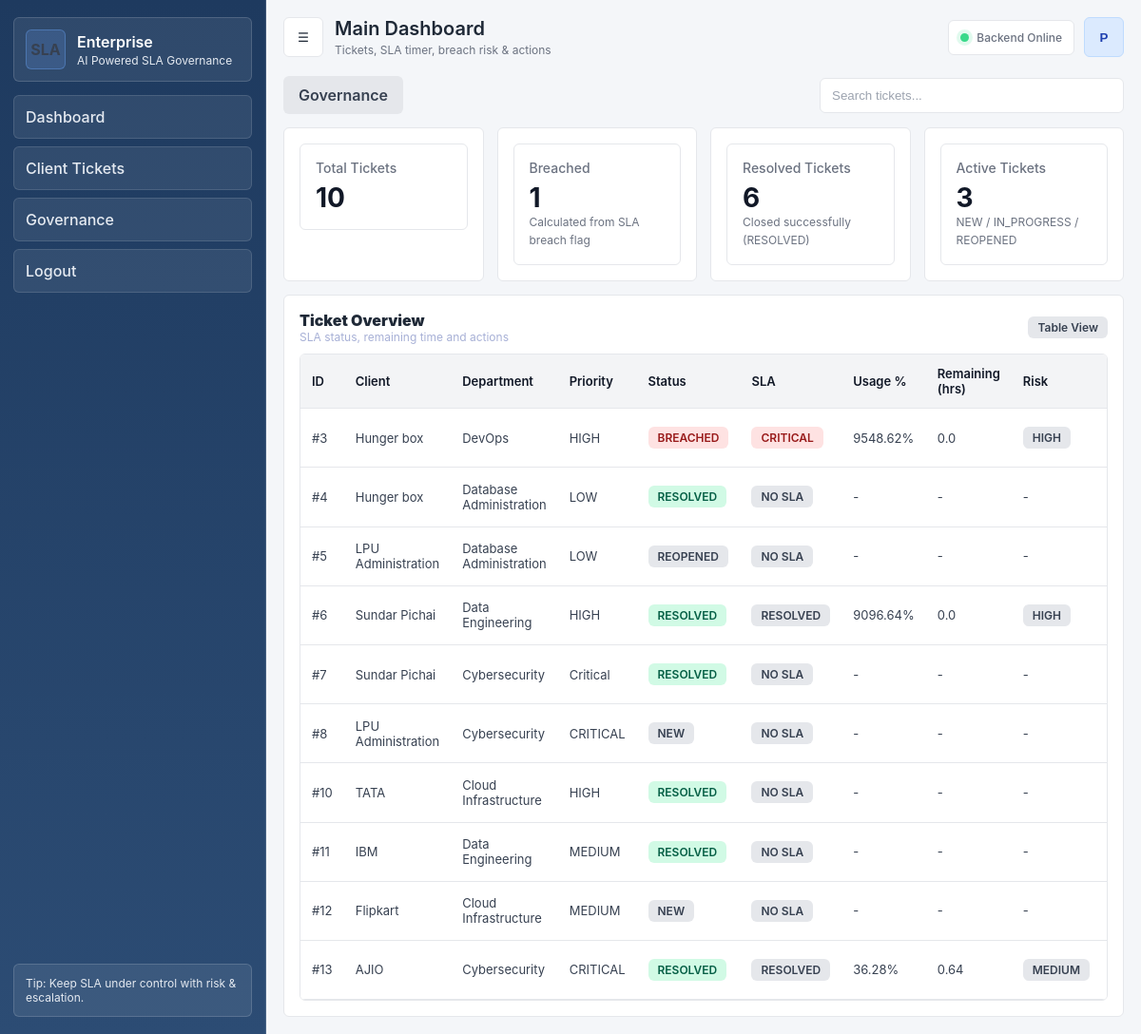
The app's page / (signed in) with its own data.
### core/models.py (models this page shows, shortened)
class Ticket(models.Model):
    STATUS_CHOICES = [
        ('NEW', 'New'),
        ('IN_PROGRESS', 'In Progress'),
        ('RESOLVED', 'Resolved'),
        ('REOPENED', 'Reopened'),
        ('BREACHED', 'Breached'),
    ]
    PRIORITY_CHOICES = [
        ('CRITICAL', 'Critical'),
        ('HIGH', 'High'),
        ('MEDIUM', 'Medium'),
        ('LOW', 'Low'),
    ]
    CATEGORY_CHOICES = [
        ('NETWORK', 'Network Operations'),
        ('CLOUD', 'Cloud Infrastructure'),
        ('SERVER', 'Server Administration'),
        ('DATABASE', 'Database Administration'),
        ('DEVOPS', 'DevOps'),
        ('CYBER', 'Cybersecurity'),
        ('RISK', 'Risk & Compliance'),
        ('APP', 'Application Support'),
        ('AI', 'AI/ML Operations'),
        ('DATA', 'Data Engineering'),
        ('SRE', 'SRE'),
        ('INCIDENT', 'Incident Response'),
    ]
    is_deleted = models.BooleanField(default=False)
    deleted_at = models.DateTimeField(null=True, blank=True)
    client = models.ForeignKey(Client, on_delete=models.CASCADE)
    assigned_to = models.ForeignKey(User, on_delete=models.SET_NULL, null=True, blank=True)
    department = models.ForeignKey(Department, null=True, blank=True, on_delete=models.SET_NULL)
    priority = models.CharField(max_length=20, choices=PRIORITY_CHOICES)
    category = models.CharField(max_length=50, choices=CATEGORY_CHOICES)
    description = models.TextField()
    status = models.CharField(max_length=20, choices=STATUS_CHOICES, default='NEW')
    created_at = models.DateTimeField(auto_now_add=True)
    resolved_at = models.DateTimeField(null=True, blank=True)
    current_escalation_level = models.IntegerField(default=0)
    escalation_count = models.IntegerField(default=0)
    breached = models.BooleanField(default=False)
    breach_time = models.DateTimeField(null=True, blank=True)
    risk_score = models.FloatField(null=True, blank=True)
    risk_level = models.CharField(max_length=20, null=True, blank=True)
    sla_deadline = models.DateTimeField(null=True, blank=True)
    sla_paused = models.BooleanField(default=False)
    pause_started_at = models.DateTimeField(null=True, blank=True)
    total_pause_duration = models.FloatField(default=0)
    objects = ActiveTicketManager()
    all_objects = models.Manager()
    def save(self, *args, **kwargs):
        if self.status == "RESOLVED" and not self.resolved_at:
            self.resolved_at = timezone.now()
        super().save(*args, **kwargs)

class Client(models.Model):
    user = models.OneToOneField(User, on_delete=models.CASCADE, null=True, blank=True)
    name = models.CharField(max_length=100)
    email = models.EmailField(unique=True)

class Department(models.Model):
    name = models.CharField(max_length=100, unique=True)

### core/views.py (the view)
# urls.py: path('', dashboard, name='dashboard'),
@login_required
def dashboard(request):
    user = request.user
    if is_engineer(user):
        base_qs = Ticket.objects.filter(assigned_to=user)
    elif is_client(user):
        base_qs = Ticket.objects.filter(client=user.client)
    else:
        base_qs = Ticket.objects.all()
    total_tickets = base_qs.count()
    breached_count = base_qs.filter(breached=True).count()
    resolved_count = base_qs.filter(status="RESOLVED").count()
    active_count = base_qs.filter(status__in=["NEW", "IN_PROGRESS", "REOPENED"]).count()
    dashboard_data = []
    for ticket in base_qs:
        metrics = calculate_time_metrics(ticket)
        sla_status = calculate_sla_status(ticket)
        dashboard_data.append({
            "ticket": ticket,
            "sla_status": sla_status,
            "remaining_hours": metrics["remaining_hours"] if metrics else None,
            "usage_percent": metrics["usage_percent"] if metrics else None,
        })
    notifications = Notification.objects.filter(
        user=user,
        is_read=False
    ).order_by("-created_at")
    return render(request, "dashboard.html", {
        "tickets": dashboard_data,
        "notifications": notifications,
        "is_engineer": is_engineer(user),
        "is_client": is_client(user),
        "total_tickets": total_tickets,
        "breached_count": breached_count,
        "resolved_count": resolved_count,
        "active_count": active_count,
    })

### core/models.py (called while the page is built)
    def get_queryset(self):
        return super().get_queryset().filter(is_deleted=False)

### core/risk_engine.py (called while the page is built)
def calculate_risk(ticket, usage_percent):
    priority_weight = PRIORITY_WEIGHTS.get(ticket.priority, 1)
    risk_score = (
        (usage_percent * 0.6)
        + (priority_weight * 10)
        + (ticket.escalation_count * 5)
    )
    risk_score = min(risk_score, 100)
    if risk_score <= 40:
        risk_level = "LOW"
    elif risk_score <= 70:
        risk_level = "MEDIUM"
    else:
        risk_level = "HIGH"
    ticket.risk_score = round(risk_score, 2)
    ticket.risk_level = risk_level
    ticket.save()
    return risk_score, risk_level

### core/views.py (called while the page is built)
def is_engineer(user):
    return user.groups.filter(name='ENGINEERS').exists()

def is_client(user):
    return hasattr(user, 'client')

### core/templates/dashboard.html (shortened to what this page needs)
{% extends "base.html" %}
{% block page_title %}Main Dashboard{% endblock %}
{% block page_subtitle %}Tickets, SLA timer, breach risk & actions{% endblock %}
{% block content %}
<div class="home-page">
<div class="flex-between">
  <div class="flex">
    <a class="btn secondary" href="{% url 'governance_dashboard' %}"> Governance</a>
  </div>
  <input class="input" style="max-width:320px;" placeholder="Search tickets..." data-table-search="#dashTable">
</div>
<div style="height:14px;"></div>
<div class="grid">
  <div class="card col-3">
    <div class="kpi">
      <div class="label">Total Tickets</div>
      <div class="value">{{ total_tickets }}</div>
    </div>
  </div>
  <div class="card col-3">
    <div class="kpi">
      <div class="label">Breached</div>
      <div class="value">{{ breached_count }}</div>
      <div class="small">Calculated from SLA breach flag</div>
    </div>
  </div>
  <div class="card col-3">
    <div class="kpi">
      <div class="label">Resolved Tickets</div>
      <div class="value">{{ resolved_count }}</div>
      <div class="small">Closed successfully (RESOLVED)</div>
    </div>
  </div>
  <div class="card col-3">
    <div class="kpi">
      <div class="label">Active Tickets</div>
      <div class="value">{{ active_count }}</div>
      <div class="small">NEW / IN_PROGRESS / REOPENED</div>
    </div>
  </div>
</div>
<div style="height:14px;"></div>
<div class="card">
  <div class="flex-between">
    <div>
      <div style="font-weight:900;"> Ticket Overview</div>
      <div style="color:var(--muted); font-size:12px;">SLA status, remaining time and actions</div>
    </div>
    <span class="badge neutral">Table View</span>
  </div>
  <div style="height:10px;"></div>
  <div class="table-wrap">
    <table class="table" id="dashTable">
      <thead>
        <tr>
          <th>ID</th>
          <th>Client</th>
          <th>Department</th>
          <th>Priority</th>
          <th>Status</th>
          <th>SLA</th>
          <th>Usage %</th>
          <th>Remaining (hrs)</th>
          <th>Risk</th>
          <th>Actions</th>
        </tr>
      </thead>
      <tbody>
        {% for row in tickets %}
        <tr>
          <td>#{{ row.ticket.id }}</td>
          <td>{{ row.ticket.client.name }}</td>
          <td>{% if row.ticket.department %}{{ row.ticket.department.name }}{% else %}-{% endif %}</td>
          <td>{{ row.ticket.priority }}</td>
          <td>
            {% if row.ticket.status == "RESOLVED" %}
              <span class="badge ok">RESOLVED</span>
            {% elif row.ticket.status == "BREACHED" %}
              <span class="badge bad">BREACHED</span>
            {% elif row.ticket.status == "IN_PROGRESS" %}
              <span class="badge warn">IN_PROGRESS</span>
            {% else %}
              <span class="badge neutral">{{ row.ticket.status }}</span>
            {% endif %}
          </td>
          <td>
            {% if row.sla_status == "ON_TRACK" %}
              <span class="badge ok">ON_TRACK</span>
            {% elif row.sla_status == "WARNING" %}
              <span class="badge warn">WARNING</span>
            {% elif row.sla_status == "CRITICAL_RISK" %}
              <span class="badge bad">CRITICAL</span>
            {% elif row.sla_status == "NO_SLA_DEFINED" %}
              <span class="badge neutral">NO SLA</span>
            {% else %}
              <span class="badge neutral">{{ row.sla_status }}</span>
            {% endif %}
          </td>
          <td>{% if row.usage_percent != None %}{{ row.usage_percent }}%{% else %}-{% endif %}</td>
          <td>{% if row.remaining_hours != None %}{{ row.remaining_hours }}{% else %}-{% endif %}</td>
          <td>{% if row.ticket.risk_level %}<span class="badge neutral">{{ row.ticket.risk_level }}</span>{% else %}-{% endif %}</td>
          <td>
          </td>
        </tr>
        {% empty %}
        <tr><td colspan="10" class="small">No tickets found.</td></tr>
        {% endfor %}
      </tbody>
    </table>
  </div>
</div>
{% endblock %}

### core/templates/base.html (shortened to what this page needs)
{% load static %}
<!DOCTYPE html>
<html lang="en">
<head>
  <link rel="stylesheet" href="{% static 'core/css/styles.css' %}">
</head>
<body class="app-theme-light">
  <div class="app">
    <aside class="sidebar" id="sidebar">
      <div class="brand">
        <div class="brand-logo">SLA</div>
        <div>
          <div class="brand-title">Enterprise</div>
          <div class="brand-sub">AI Powered SLA Governance</div>
        </div>
      </div>
      <nav class="nav">
        <a class="nav-item" href="{% url 'dashboard' %}">
           Dashboard
        </a>
        {% if is_client %}
          <a class="nav-item" href="{% url 'create_ticket' %}"> Create Ticket</a>
          <a class="nav-item" href="{% url 'client_dashboard' %}"> My Tickets</a>
        {% else %}
          <a class="nav-item" href="{% url 'client_dashboard' %}"> Client Tickets</a>
        {% endif %}
        {% if not is_client %}
          <a class="nav-item" href="{% url 'governance_dashboard' %}"> Governance</a>
        {% endif %}
        <a class="nav-item" href="{% url 'logout' %}"> Logout</a>
      </nav>
      <div class="sidebar-footer">
        <div class="hint">
          {% if is_client %}
            Tip: Create tickets with correct category for fastest resolution.
          {% elif is_engineer %}
            Tip: Update status on time to avoid SLA breach.
          {% else %}
            Tip: Keep SLA under control with risk & escalation.
          {% endif %}
        </div>
      </div>
    </aside>
    <main class="main">
      <header class="topbar">
        <div class="top-left">
          <button class="icon-btn" id="toggleSidebar" type="button" aria-label="Toggle sidebar">☰</button>
          <div class="page-title">
            {% block page_title %}Dashboard{% endblock %}
            <div class="page-subtitle">{% block page_subtitle %}Monitor tickets, SLA health, risk & breaches{% endblock %}</div>
          </div>
        </div>
        <div class="top-right">
          <div class="chip"><span class="dot"></span><span>Backend Online</span></div>
          <button class="avatar avatar-btn" id="profileBtn" type="button"
                  aria-haspopup="true" aria-expanded="false"
                  title="{{ request.user.username }}">
            {{ request.user.username|slice:":1"|upper }}
          </button>
        </div>
      </header>
      <section class="content">
        {% block content %}{% endblock %}
      </section>
    </main>
  </div>
</body>
</html>

### records on screen
Ticket: ticket.id "3", ticket.client.name "Hunger box", ticket.department.name "DevOps", ticket.priority "HIGH", status "BREACHED", shows "CRITICAL", usage_percent "9548.62", remaining_hours "0.0", ticket.risk_level "HIGH"
Ticket: ticket.id "4", ticket.client.name "Hunger box", ticket.department.name "Database Administration", ticket.priority "LOW", status "RESOLVED", shows "NO SLA"
Ticket: ticket.id "5", ticket.client.name "LPU Administration", ticket.department.name "Database Administration", ticket.priority "LOW", ticket.status "REOPENED", shows "NO SLA"
Ticket: ticket.id "6", ticket.client.name "Sundar Pichai", ticket.department.name "Data Engineering", ticket.priority "HIGH", shows "RESOLVED", sla_status "RESOLVED", usage_percent "9096.64", remaining_hours "0.0", ticket.risk_level "HIGH"
Ticket: ticket.id "7", ticket.client.name "Sundar Pichai", ticket.department.name "Cybersecurity", ticket.priority "Critical", status "RESOLVED", shows "NO SLA"
Ticket: ticket.id "8", ticket.client.name "LPU Administration", ticket.department.name "Cybersecurity", ticket.priority "CRITICAL", ticket.status "NEW", shows "NO SLA"
Ticket: ticket.id "10", ticket.client.name "TATA", ticket.department.name "Cloud Infrastructure", ticket.priority "HIGH", status "RESOLVED", shows "NO SLA"
Ticket: ticket.id "11", ticket.client.name "IBM", ticket.department.name "Data Engineering", ticket.priority "MEDIUM", status "RESOLVED", shows "NO SLA"
Ticket: ticket.id "12", ticket.client.name "Flipkart", ticket.department.name "Cloud Infrastructure", ticket.priority "MEDIUM", ticket.status "NEW", shows "NO SLA"
Ticket: ticket.id "13", ticket.client.name "AJIO", ticket.department.name "Cybersecurity", ticket.priority "CRITICAL", shows "RESOLVED", sla_status "RESOLVED", usage_percent "36.28", remaining_hours "0.64", ticket.risk_level "MEDIUM"

### other values on screen
{{ request.user.username|slice:":1"|upper }} "P"
{{ total_tickets }} "10"
{{ breached_count }} "1"
{{ resolved_count }} "6"
{{ active_count }} "3"
